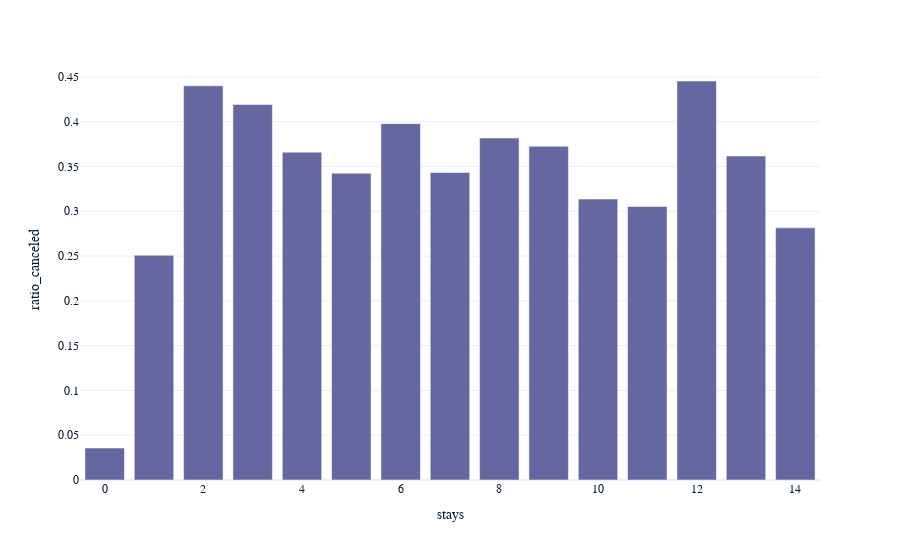

Notebook code for this chart:
### Code cell
# Attempt 2: Calulate cancellation per days of stay
total_bookings = df_sel\
    .filter(['stays', 'is_canceled'])\
    .groupby(by = 'stays', as_index=False)\
    .count()\
    .rename(columns = {'is_canceled': 'total_bookings'})
cancellations = df_sel\
    .filter(['stays', 'is_canceled'])\
    .groupby(by = 'stays', as_index=False)\
    .sum()
merged = pd.merge(total_bookings, cancellations, on='stays')
merged['ratio_canceled'] = merged['is_canceled'] / merged['total_bookings']

# Show on bar chart
px.bar(merged, x='stays', y='ratio_canceled')

### Figure 1 — Plotly figure (JSON) as saved in the notebook; plotly's stock layout.template omitted (floating-point values rounded to 4 significant figures)
{"data": [{"alignmentgroup": "True", "hovertemplate": "stays=%{x}<br>ratio_canceled=%{y}<extra></extra>", "legendgroup": "", "marker": {"color": "#6568a0", "pattern": {"shape": ""}}, "name": "", "offsetgroup": "", "orientation": "v", "showlegend": false, "textposition": "auto", "x": [0, 1, 2, 3, 4, 5, 6, 7, 8, 9, 10, 11, 12, 13, 14], "xaxis": "x", "y": [0.03566, 0.2509, 0.4401, 0.4193, 0.366, 0.3426, 0.3978, 0.3433, 0.3818, 0.3726, 0.3137, 0.3053, 0.4455, 0.3617, 0.2815], "yaxis": "y", "type": "bar"}], "layout": {"xaxis": {"anchor": "y", "domain": [0, 1], "title": {"text": "stays"}}, "yaxis": {"anchor": "x", "domain": [0, 1], "title": {"text": "ratio_canceled"}}, "legend": {"tracegroupgap": 0}, "margin": {"t": 60}, "barmode": "relative"}}
